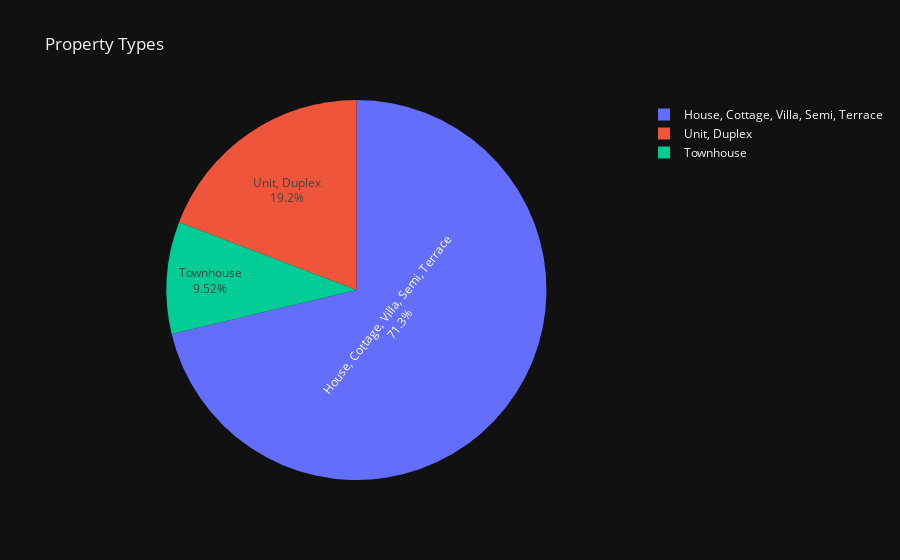

Notebook source saved alongside this figure:
### Code cell
# ----------------------------------------------------------------------------------------------

# Visualise the different property types
df["Type"].unique()
property_type = df["Type"].value_counts()
fig = px.pie(
    values=property_type,
    names=["House, Cottage, Villa, Semi, Terrace", "Unit, Duplex", "Townhouse"],
    template="plotly_dark",
    title="Property Types",
).update_traces(textinfo="label+percent")
fig.show()

### Figure 1 — Plotly figure (JSON) as saved in the notebook; plotly's stock layout.template omitted (floating-point values rounded to 4 significant figures)
{"data": [{"domain": {"x": [0, 1], "y": [0, 1]}, "hovertemplate": "label=%{label}<br>value=%{value}<extra></extra>", "labels": ["House, Cottage, Villa, Semi, Terrace", "Unit, Duplex", "Townhouse"], "legendgroup": "", "name": "", "showlegend": true, "textinfo": "label+percent", "type": "pie", "values": [5055, 1361, 675]}], "layout": {"legend": {"tracegroupgap": 0}, "title": {"text": "Property Types"}}}
